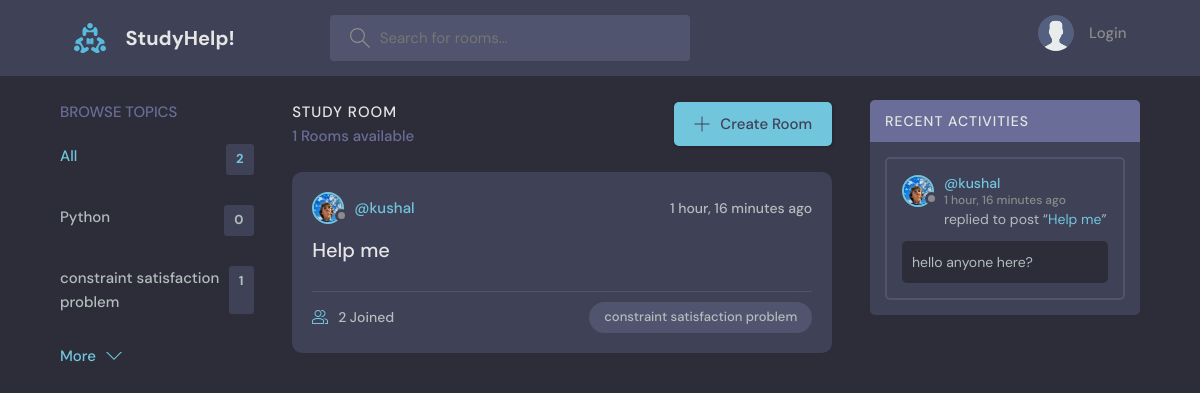
The page / on the database its author committed.
### base/models.py (models this page shows, shortened)
class Topic(models.Model):
    name=models.CharField(max_length=100)

class Room(models.Model):
    host = models.ForeignKey(User,on_delete=models.SET_NULL,null=True)
    topic=models.ForeignKey(Topic,on_delete=models.SET_NULL,null=True)
    name=models.CharField(max_length=100)
    description=models.TextField(null=True,blank=True)
    participants=models.ManyToManyField(User,related_name='participants',blank=True)
    updated=models.DateTimeField(auto_now=True)
    created=models.DateTimeField(auto_now_add=True)
    class Meta:
        ordering=['-updated','-created']
    def __str__(self):
        return self.name

class User(AbstractUser):
    name=models.CharField(max_length=100,null=True)
    email=models.EmailField(unique=True,max_length=100)
    bio=models.TextField(null=True)
    avatar=models.ImageField(null=True,default="avatar.svg")
    USERNAME_FIELD = 'email'
    REQUIRED_FIELDS = []

class Message(models.Model):
    user=models.ForeignKey(User,on_delete=models.CASCADE)
    room=models.ForeignKey(Room, on_delete=models.CASCADE)
    body=models.TextField()
    created=models.DateTimeField(auto_now_add=True)
    updated=models.DateTimeField(auto_now=True)
    class Meta:
        ordering=['-updated','-created']

### base/views.py (the view)
# urls.py: path('',views.home,name='home'),
def home(request):
    q=request.GET.get('q')if request.GET.get('q')!=None else ''
    rooms = Room.objects.filter(
        Q(topic__name__contains=q)
        )
    topics=Topic.objects.all()[0:5]
    room_count=rooms.count()
    room_messages=Message.objects.filter(
        Q(room__topic__name__icontains=q)
    )
    context={'rooms':rooms,'topics':topics,'room_count':room_count,'room_messages':room_messages}
    return render(request, 'base/home.html',context)

### base/templates/base/home.html (shortened to what this page needs)
{% extends 'main.html' %}
{% block content %}
<main class="layout layout--3">
      <div class="container">
        {% include 'base/topic_component.html' %}
        <div class="roomList">
          <div class="roomList__header">
            <div>
              <h2>Study Room</h2>
              <p>{{room_count}} Rooms available</p>
            </div>
            <a class="btn btn--main" href="create-room">
              <svg version="1.1" xmlns="http://www.w3.org/2000/svg" width="32" height="32" viewBox="0 0 32 32">
                <title>add</title>
                <path
                  d="M16.943 0.943h-1.885v14.115h-14.115v1.885h14.115v14.115h1.885v-14.115h14.115v-1.885h-14.115v-14.115z"
                ></path>
              </svg>
              Create Room
            </a>
          </div>
          {% include 'base/feed_component.html' %}
        </div>
         {% include 'base/activity_component.html' %}
      </div>
    </main>
{% endblock %}

### base/templates/base/topic_component.html
<div class="topics">
  <div class="topics__header">
    <h2>Browse Topics</h2>
  </div>
  <ul class="topics__list">
    <li>
      <a href="{% url 'home' %}" class="active">All <span>{{topics.count}}</span></a>
    </li>
    {% for topic in topics %}
    <li>
      <a href="{% url 'home'  %}?q={{topic.name}}">{{topic.name}} <span>{{topic.room_set.all.count}}</span></a>
    </li>
    {% endfor %}
  </ul>
  <a class="btn btn--link" href="{% url 'topics' %}">
    More
    <svg version="1.1" xmlns="http://www.w3.org/2000/svg" width="32" height="32" viewBox="0 0 32 32">
      <title>chevron-down</title>
      <path d="M16 21l-13-13h-3l16 16 16-16h-3l-13 13z"></path>
    </svg>
  </a>
</div>

### base/templates/base/feed_component.html (shortened to what this page needs)
{% for room in rooms %}
<div class="roomListRoom">
  <div class="roomListRoom__header">
    <a href="{% url 'user-profile' room.host.id %}" class="roomListRoom__author">
      <div class="avatar avatar--small">
        <img src="{{room.host.avatar.url}}" />
      </div>
      <span>@{{room.host.username}}</span>
    </a>
    <div class="roomListRoom__actions">
      <span>{{room.created|timesince}} ago</span>
    </div>
  </div>
  <div class="roomListRoom__content">
    <a href="{% url 'room' room.id %}">{{room.name}}</a>
  </div>
  <div class="roomListRoom__meta">
    <a href="{% url 'room' room.id %}" class="roomListRoom__joined">
      {{room.participants.all.count}} Joined
    </a>
    <p class="roomListRoom__topic">{{room.topic.name}}</p>
  </div>
</div>
{% endfor %}

### base/templates/base/activity_component.html (shortened to what this page needs)
<div class="activities">
  <div class="activities__header">
    <h2>Recent Activities</h2>
  </div>
  {% for message in room_messages %}
  <div class="activities__box">
    <div class="activities__boxHeader roomListRoom__header">
      <a href="{% url 'user-profile' message.user.id %}" class="roomListRoom__author">
        <div class="avatar avatar--small">
          <img src="{{message.user.avatar.url}}" />
        </div>
        <p>
          @{{ message.user.username }}
          <span>{{ message.created|timesince }} ago</span>
        </p>
      </a>
    </div>
    <div class="activities__boxContent">
      <p>replied to post “<a href="{% url 'room' message.room.id %}">{{message.room}}</a>”</p>
      <div class="activities__boxRoomContent">
        {{message.body}}
      </div>
    </div>
  </div>
  {% endfor %}
</div>

### rows shown on the page
Topic: name "Python", room_set.all.count "0"
Topic: name "constraint satisfaction problem", room_set.all.count "1"
Room: host.avatar (picture), host.username "kushal", created "1 hour, 16 minutes", name "Help me", participants.all.count "2", topic.name "constraint satisfaction problem"
Message: user.avatar (picture), user.username "kushal", created "1 hour, 16 minutes", room "Help me", body "hello anyone here?"

### other values the page prints
{{ topics.count }} "2"
{{ room_count }} "1"
